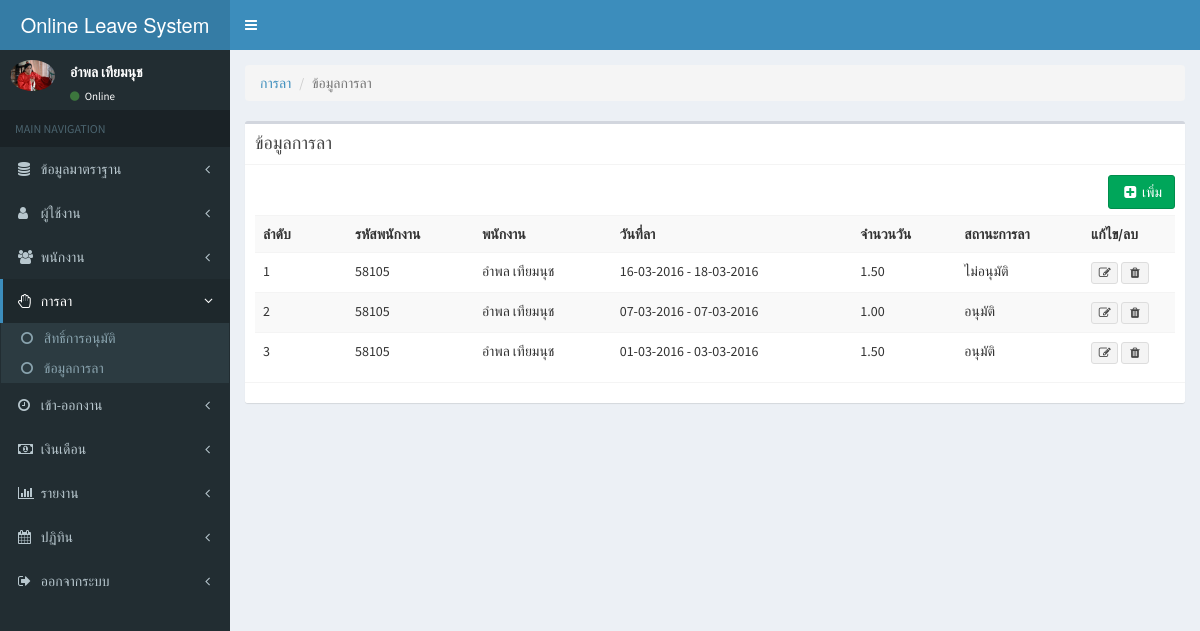
Page /index.php?m=leave&p=leave (signed in) on the committed database.
### tables this page shows
CREATE TABLE `employees` (
  `emp_id` int(11) NOT NULL auto_increment,
  `emp_code` varchar(50) NOT NULL COMMENT 'รหัสผนักงาน',
  `emp_prefix` varchar(20) NOT NULL COMMENT 'คำนำหน้าชื่อ',
  `emp_name` varchar(100) NOT NULL COMMENT 'ชื่ิอ',
  `emp_last_name` varchar(100) NOT NULL COMMENT 'นามสกุล',
  `emp_sex` int(1) NOT NULL COMMENT 'เพศ',
  `emp_religion` varchar(100) NOT NULL COMMENT 'ศาสนา',
  `emp_nationality` varchar(100) NOT NULL COMMENT 'สัฐชาติ',
  `emp_nation` varchar(100) NOT NULL COMMENT 'เชื่อชาติ',
  `emp_birthday` date NOT NULL COMMENT 'วันเกิด',
  `emp_idcard` varchar(20) NOT NULL COMMENT 'บัตรประชาชน',
  `emp_status_people` varchar(100) NOT NULL COMMENT 'สถานะภาพการสมรส',
  `emp_img` varchar(100) NOT NULL COMMENT 'รูปพนักงาน',
  `emp_academy` varchar(100) NOT NULL COMMENT 'สถานศึกษา',
  `emp_education` varchar(100) NOT NULL COMMENT 'ระดับการศึกษา',
  `emp_subjects` varchar(100) NOT NULL COMMENT 'สาขาวิชา',
  `emp_yearend` varchar(10) NOT NULL COMMENT 'ปีที่จบ',
  `emp_party` int(10) NOT NULL COMMENT 'ฝ่าย',
  `emp_department` int(10) NOT NULL COMMENT 'แผนก',
  `emp_office` int(10) NOT NULL COMMENT 'ตำแหน่งงาน',
  `emp_jobstart` date NOT NULL COMMENT 'วันที่เริ่มงาน',
  `emp_salary` float NOT NULL COMMENT 'เงินเดือน',
  `emp_status` int(1) NOT NULL COMMENT 'สถานะพนักงาน',
  `emp_address1` varchar(200) NOT NULL COMMENT 'ที่อยู่ตามทะเบียนบ้าน',
  `emp_sub_district1` varchar(100) NOT NULL COMMENT 'ตำบล',
  `emp_district1` varchar(100) NOT NULL COMMENT 'อำเภอ',
  `emp_province1` varchar(100) NOT NULL COMMENT 'จังหวัดตามทะเบียนบ้าน',
  `emp_zipcod1` varchar(10) NOT NULL COMMENT 'รหัสไปรษณีย์',
  `emp_address2` varchar(200) NOT NULL COMMENT 'ที่อยู่ปัจจุบัน',
  `emp_sub_district2` varchar(100) NOT NULL COMMENT 'ตำบล',
  `emp_district2` varchar(100) NOT NULL COMMENT 'อำเภอ',
  `emp_province2` varchar(100) NOT NULL COMMENT 'จังหวัดปัจจุบัน',
  `emp_zipcod2` varchar(10) NOT NULL COMMENT 'รหัสไปรษณีปัจจุบัน',
  `create_date` datetime NOT NULL,
  `emp_level` text COMMENT 'ระดับพนักงาน',
  PRIMARY KEY  (`emp_id`),
  FULLTEXT KEY `employees_address1` (`emp_address1`)
);

CREATE TABLE `leave` (
  `leave_id` int(11) NOT NULL auto_increment,
  `emp_id` int(11) NOT NULL COMMENT 'รหัสพนักงาน',
  `leave_type` int(11) NOT NULL COMMENT 'ประเภทการลา',
  `leave_start_day` date NOT NULL COMMENT 'วันที่เริ่มลา',
  `leave_end_day` date NOT NULL COMMENT 'วันที่สิ้นสุด',
  `leave_comment` text NOT NULL COMMENT 'หมาเหตุการลา',
  `leave_status` int(1) NOT NULL COMMENT '0=รอ 1=อนุมัติ 2=ไม่อนุมัติ 3=ยกเลิก',
  `leave_endorser_emp` int(11) NOT NULL COMMENT 'id พนักงานผู้อนุมัติ',
  `leave_n` float(10,2) NOT NULL COMMENT 'จำนวนวันที่ลา',
  `leave_full` int(1) NOT NULL COMMENT '1=เตมวัน 2=ครึ่งวันเช้า 3=ครึ่งวันบ่าย',
  `create_date` datetime NOT NULL,
  `leave_approve_date` date default NULL COMMENT 'วันที่อนุมัติ',
  `leave_approve_comment` text NOT NULL COMMENT 'หมายเหตุที่ไม่อนุมัติ',
  PRIMARY KEY  (`leave_id`)
);

### includes/function.php (called while the page is built, shortened)
<?
function conver_dateSQL($date){
	$new_date=explode("-",$date);
	$new_date_day=$new_date[2];
	$new_date_month=$new_date[1];
	$new_date_year=$new_date[0];
	$new_d=$new_date_day."-".$new_date_month."-".$new_date_year;
	return $new_d;
}
function Pagination($sql="",$page="1",$limit="10"){
	$sql = $sql;
	$query = mysql_query($sql);
	$dbarr = mysql_fetch_array($query);
	$count_page = ceil($dbarr["N"]/$limit);
	$page_start = ($limit*$page)-$limit;
	$return = array(
				'AllPage' => $count_page,
				'PageStart' => $page_start,
				'No' => $page_start
			);
	return $return;
}
?>

### leave/leave.php (the view, shortened to what this page needs)
<ol class="breadcrumb">
  <li><a href="#">การลา</a></li>
  <li class="active">ข้อมูลการลา</li>
</ol>
<div class="box">
	<div class="box-header with-border">
    	<h3 class="box-title">ข้อมูลการลา</h3>
  	</div>
  	<div class="box-body">
	 <div class="pull-right">
             <a href="index.php?m=<?=$m?>&p=leave_add&act=add"><button type="button" class="btn btn-success "><i class="fa fa-fw  fa-plus-square"></i> เพิ่ม</button></a>
      </div>
	  <br><br>
	<table class="table table-striped">
    	<tr>
        	<th width="10%">ลำดับ</th>
        	<th>รหัสพนักงาน</th>
			<th>พนักงาน</th>
			<th>วันที่ลา</th>
			<th>จำนวนวัน</th>
            <th>สถานะการลา</th>
            <th width="10%">แก้ไข/ลบ</th>
        </tr>
<?
$page = $_GET["page"];
if($page==""){
	$page = 1;
}
$Pagination = Pagination("SELECT COUNT(*) AS N FROM `leave`",$page,20);
$no = $Pagination["No"];
$sql = "SELECT l.* , e1.*  , e2.emp_name as emp_name2 , e2.emp_last_name as emp_last_name2 FROM  `leave` l
		LEFT JOIN employees e1 ON e1.emp_id=l.emp_id
		LEFT JOIN employees e2 ON e2.emp_id=l.leave_endorser_emp ORDER BY leave_start_day DESC LIMIT ".$Pagination["PageStart"].",20";
$query=mysql_query($sql);
$i=$no;
while($dbarr=mysql_fetch_array($query)){
	$i++;
	$status = "รออนุมัติ";
	if($dbarr["leave_status"]=="1"){
		$status = "อนุมัติ";
	}else if($dbarr["leave_status"]=="2"){
		$status = "ไม่อนุมัติ";
	}else if($dbarr["leave_status"]=="3"){
		$status = "ยกเลิก";
	}
?>
		<tr>
        	<td><?=$i?></td>
        	<td><?=$dbarr["emp_code"]?></td>
			<td><?=$dbarr["emp_name"]?> <?=$dbarr["emp_last_name"]?></td>
			<td><?=conver_dateSQL($dbarr["leave_start_day"])?> - <?=conver_dateSQL($dbarr["leave_end_day"])?></td>
			<td><?=$dbarr["leave_n"]?></td>
			<td><?=$status?></td>
            <td>
            <div class="btn-group">
            	<a href="index.php?m=<?=$m?>&p=leave_add&act=edit&id=<?=$dbarr["leave_id"]?>"><button type="button" class="btn btn-xs btn-default"><i class="fa fa-fw fa-edit"></i></button></a>
            	<a href="index.php?m=<?=$m?>&p=leave_del&id=<?=$dbarr["leave_id"]?>" onclick="return confirm('ลบ')"><button type="button" class="btn btn-xs btn-default"><i class="fa fa-fw fa-trash"></i></button></a>
            </div>
           </td>
        </tr>
<? } ?>
	</table>
  	</div>
<div class="box-footer">
</div>
</div>

### index.php (shortened to what this page needs)
<?
include("./includes/function.php");
if($_GET["m"]!=""){
	$m=$_GET["m"];
}
$sql = "SELECT * FROM employees WHERE emp_id='".$_SESSION["login"]['emp_id']."'";
$query = mysql_query($sql);
$UserData = mysql_fetch_array($query );
if($UserData ["emp_img"]!=""){
	$Emp_Img = "./employees_img/".$UserData ["emp_img"];
}else{
	$Emp_Img = "./employees_img/anonymous.png";
}
?>
<!DOCTYPE html>
<html>
  <head>
    <link rel="stylesheet" href="./AdminLTE/bootstrap/css/bootstrap.min.css">
    <link rel="stylesheet" href="https://maxcdn.bootstrapcdn.com/font-awesome/4.4.0/css/font-awesome.min.css">
    <link rel="stylesheet" href="https://code.ionicframework.com/ionicons/2.0.1/css/ionicons.min.css">
    <link rel="stylesheet" href="./AdminLTE/dist/css/AdminLTE.min.css">
    <link rel="stylesheet" href="./AdminLTE/dist/css/skins/_all-skins.min.css">
    <link rel="stylesheet" href="./AdminLTE/plugins/iCheck/flat/blue.css">
    <link rel="stylesheet" href="./AdminLTE/plugins/morris/morris.css">
    <link rel="stylesheet" href="./AdminLTE/plugins/jvectormap/jquery-jvectormap-1.2.2.css">
    <link rel="stylesheet" href="./AdminLTE/plugins/datepicker/datepicker3.css">
    <link rel="stylesheet" href="./AdminLTE/plugins/daterangepicker/daterangepicker-bs3.css">
    <link rel="stylesheet" href="./AdminLTE/plugins/bootstrap-wysihtml5/bootstrap3-wysihtml5.min.css">
	<link rel="stylesheet" href="./AdminLTE/plugins/timepicker/bootstrap-timepicker.min.css">
	<link rel="stylesheet" href="./AdminLTE/plugins/fullcalendar/fullcalendar.css">
  </head>
	<body class="skin-blue fixed">
    	<div class="wrapper">
    		<header class="main-header">
        		<a href="index.php" class="logo">
          			Online Leave System
        		</a>
        		<nav class="navbar navbar-static-top" role="navigation">
          			<a href="#" class="sidebar-toggle" data-toggle="offcanvas" role="button">
          			</a>
                </nav>
    		</header>
    		<aside class="main-sidebar">
    			 <section class="sidebar">
    			 	<ul class="sidebar-menu">
						<div class="user-panel">
        					<div class="pull-left image">
          						<img src="<?=$Emp_Img?>" class="img-circle" alt="User Image">
        					</div>
        					<div class="pull-left info">
          						<p><?=$UserData["emp_name"]?> <?=$UserData["emp_last_name"]?></p>
          						<a href="#"><i class="fa fa-circle text-success"></i> Online</a>
        					</div>
							<br><br>
      					</div>
            			<li class="header">MAIN NAVIGATION</li>
            			<? if($_SESSION["login"]["type"]==1){ ?>
            				<li class=" <? if($m=="master"){  ?>active<? } ?> treeview">
            					<a href="index.php?m=master">
            						<i class="fa fa-database"></i> <span>ข้อมูลมาตราฐาน</span> <i class="fa fa-angle-left pull-right"></i>
            					</a>
            				</li>
        					<li class="<? if($m=="user"){  ?> active <? } ?> treeview">
        						<a href="index.php?m=user">
        							<i class="fa fa-user"></i> <span>ผู้ใช้งาน</span> <i class="fa fa-angle-left pull-right"></i>
        						</a>
        					</li>
        					<li  class="<? if($m=="employees"){  ?> active <? } ?> treeview">
        						<a href="index.php?m=employees">
        							<i class="fa fa-group"></i> <span>พนักงาน</span> <i class="fa fa-angle-left pull-right"></i>
        						</a>
        					</li>
        					<li  class="<? if($m=="leave"){  ?> active  <? } ?> treeview">
        						<a href="index.php?m=leave">
        							<i class="fa fa-hand-stop-o"></i> <span>การลา</span> <i class="fa fa-angle-left pull-right"></i>
        						</a>
								<ul class="treeview-menu">
									<li><a href="index.php?m=leave&p=endorser"><i class="fa fa-circle-o"></i> สิทธิ์การอนุมัติ</a></li>
									<li><a href="index.php?m=leave&p=leave"><i class="fa fa-circle-o"></i> ข้อมูลการลา</a></li>
              					</ul>
        					</li>
							<li  class="<? if($m=="time_attendance"){  ?> active  <? } ?> treeview">
        						<a href="index.php?m=time_attendance">
        							<i class="fa fa-clock-o"></i> <span>เข้า-ออกงาน</span> <i class="fa fa-angle-left pull-right"></i>
        						</a>
        					</li>
        					<li class="<? if($m=="salary"){  ?> active  <? } ?> treeview">
        						<a href="index.php?m=salary">
        							<i class="fa fa-money"></i> <span>เงินเดือน</span> <i class="fa fa-angle-left pull-right"></i>
        						</a>
        					</li>
        					<li class="<? if($m=="report"){  ?> active  <? } ?> treeview">
        						<a href="index.php?m=user_report">
        							<i class="fa fa-bar-chart"></i> <span>รายงาน</span> <i class="fa fa-angle-left pull-right"></i>
        						</a>
        					</li>
							<? if($_SESSION["login"]["type"]!=''){ ?>
							<li class="<? if($m=="user_calendar"){  ?> active  <? } ?> treeview">
        						<a href="index.php?m=user_calendar">
        							<i class="fa fa-calendar"></i> <span>ปฏิทิน</span> <i class="fa fa-angle-left pull-right"></i>
        						</a>
        					</li>
							<? } ?>
        					<li class="<? if($m=="logout"){  ?> active  <? } ?> treevie">
        						<a href="logout.php">
        							<i class="fa fa-sign-out"></i> <span>ออกจากระบบ</span> <i class="fa fa-angle-left pull-right"></i>
        						</a>
        					</li>
            			<? } ?>
            		</ul>
    			 </section>
    		</aside>
    		<div class="content-wrapper">
    			 <div class="content body">
    			 	<div class="row">
    			 		<div class="col-sm-12">
    			 		<? if($_GET["p"]!="")
    			 		{
							include("./".$m."/".$_GET["p"].".php");
						 }
						?>
    			 		</div>
    			 	</div>
    			 </div>
    		</div>
    	</div>
	</body>
</html>

### rows in the picture
employees: emp_img (picture), emp_name "อำพล", emp_last_name "เทียมนุช"
leave: emp.emp_code "58105", emp.emp_name "อำพล", emp.emp_last_name "เทียมนุช", leave_start_day "16-03-2016", leave_end_day "18-03-2016", leave_n "1.50", leave_status "ไม่อนุมัติ"
leave: emp.emp_code "58105", emp.emp_name "อำพล", emp.emp_last_name "เทียมนุช", leave_start_day "07-03-2016", leave_end_day "07-03-2016", leave_n "1.00", leave_status "อนุมัติ"
leave: emp.emp_code "58105", emp.emp_name "อำพล", emp.emp_last_name "เทียมนุช", leave_start_day "01-03-2016", leave_end_day "03-03-2016", leave_n "1.50", leave_status "อนุมัติ"
